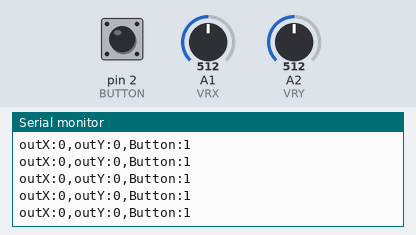
This sketch was run on a simulated Arduino Uno, built with avr-gcc and run on an emulated ATmega328P. Parts: the last lines printed to the serial monitor. The inputs (shaded band) are chosen by the test bench; at power-on: A2 (VRY) = 512, A1 (VRX) = 512, pin 2 (BUTTON) HIGH. No radio packets arrive unless stated.

Above: at 1.2 s.
1.3 s: A2 (VRY) set to 530
4.3 s: A2 (VRY) set to 561
At 5.3 s:
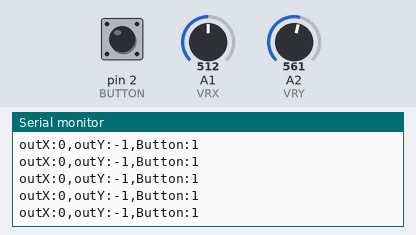
10.3 s: A1 (VRX) set to 496
At 10.9 s:
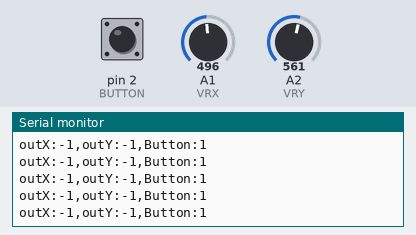
16.3 s: A1 (VRX) set to 840
At 16.9 s:
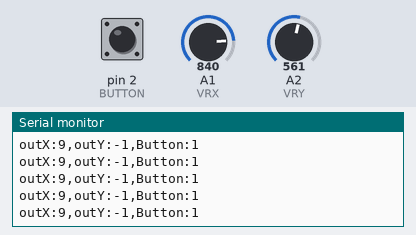
19.3 s: A1 (VRX) set to 868
At 19.9 s:
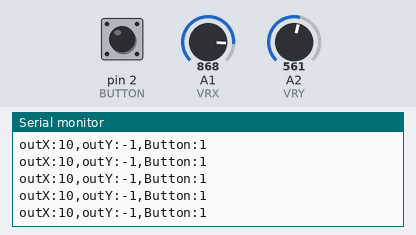
Timing chart, 0 to 21.8 s (numbered marks = the images above; inputs shaded):
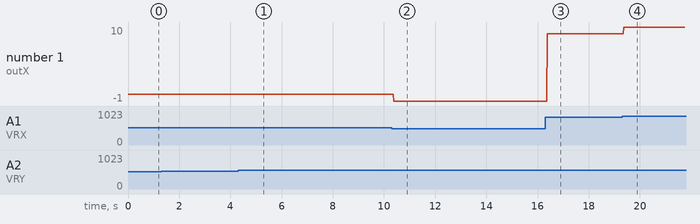

The sketch:

RCTransmitter.ino
```cpp
#include <printf.h>
#include <nRF24L01.h>
#include <RF24_config.h>
#include <RF24.h>

#define VRX A1
#define VRY A2
#define BUTTON 2
int startx, starty;
int jox, joy;
int loopdelay = 1;


struct RC_Package {
  int OutX;
  int OutY;
  int Button;
};

RC_Package data;
RF24 radio(7, 8); // CE, CSN 的引脚
const byte address[6] = "54188";  //设置标识码

void setup() {
  pinMode(VRX, INPUT);
  pinMode(VRY, INPUT);
  pinMode(BUTTON, INPUT);
  Serial.begin(9600);

  //得到摇杆在中位是的数值
  startx = analogRead(VRX);
  starty = analogRead(VRY);
  radio.begin();
  radio.openWritingPipe(address);
  radio.setPALevel(RF24_PA_MIN);
  radio.stopListening();

}
void loop() {


  jox = analogRead(VRX);//读取x轴的数值，范围为0~1023
  joy = analogRead(VRY);//读取y轴的数值，范围为0~1023


  //x
  if (jox > startx)
  {
    data.OutX = map(jox,startx,1023,0,15);
  }
  else
  {
    data.OutX = map(jox,0,startx,-15,0);
  }

  Serial.print("outX:");
  Serial.print(data.OutX);

  //y
  if (joy > starty)
  {
    data.OutY = map(joy,starty,1023,0,-15);
  }
  else
  {
    data.OutY = map(joy,0,starty,15,0);
  }
  Serial.print(",outY:");
  Serial.print(data.OutY);


  if (digitalRead(BUTTON) == LOW)
  {
    data.Button = 0;
    Serial.print(",Button:");
    Serial.println(data.Button);
  }
  else
  {
    data.Button = 1;
    Serial.print(",Button:");
    Serial.println(data.Button);
  }

    radio.write(&data, sizeof(RC_Package));

  delay(loopdelay);
}
```

Measured:
- after the input at 4.3 s, the serial monitor: prints a new line after 0.07 s (image 1)
- after the input at 10.3 s, the serial monitor: prints a new line after 0.08 s (image 2)
- after the input at 16.3 s, the serial monitor: prints a new line after 0.08 s (image 3)
- after the input at 19.3 s, the serial monitor: prints a new line after 0.07 s (image 4)
- plotted number 1: -1 → 9 after the input at 16.3 s, 9 → 10 after the input at 19.3 s
